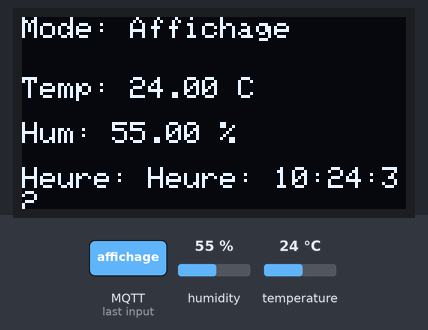
Simulated run of this program. Board: ESP32. Parts: 128×64 one-colour display. Inputs (shaded band) come from the test bench; at power-on: humidity 55 %, temperature 24 °C. WiFi joins after 1.5 s; servers stay silent unless stated; the local clock reads 2024-03-15 10:24:30 at power-on unless the program sets it; no MQTT or app messages arrive unless stated; what the program prints to the serial monitor is not drawn.

2.9 s: MQTT message "affichage" arrives on the first subscribed topic
Above: at 3.9 s.
Timing chart, 0 to 5.9 s (numbered marks = the images above; inputs shaded):
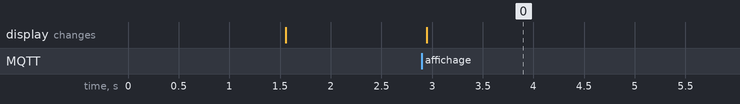

Measured:
- after the input at 2.9 s, the display: changes after 0.05 s (image 0)

The program:

main.cpp
```cpp
#include <Wire.h>
#include <Adafruit_SSD1306.h>
#include <WiFi.h>
#include <PubSubClient.h>

#include <Adafruit_Sensor.h>
#include <DHT.h>
#include <DHT_U.h>
#include <time.h>

// Configuration Wi-Fi
const char *ssid = "Zainab";
const char *password = "zayzay1997";

// Configuration NTP
const long gmtOffset_sec = 3600;        // Offset GMT en secondes
const int daylightOffset_sec = 3600;    // Offset de l'heure d'été en secondes
const char *ntpServer = "pool.ntp.org"; // Serveur NTP

// Paramètres pour l'écran OLED
#define SCREEN_WIDTH 128
#define SCREEN_HEIGHT 64
#define OLED_RESET -1
Adafruit_SSD1306 display(SCREEN_WIDTH, SCREEN_HEIGHT, &Wire, OLED_RESET);

// Configuration du DHT11
#define DHTPIN 19
#define DHTTYPE DHT11
DHT dht(DHTPIN, DHTTYPE);

// Configuration MQTT
const char *mqtt_server = "broker.emqx.io"; // Adresse du broker MQTT
const int mqtt_port = 1883;                 // Port par défaut du MQTT
WiFiClient espClient;
PubSubClient client(espClient);

// Variables pour MQTT et le mode
const char *topicMode = "AMC/topic/mode";       // Sujet pour changer de mode
const char *topicMessage = "AMC/topic/message"; // Sujet pour recevoir des messages
String mode = "message";                        // Mode actuel : "message" ou "affichage"

// Fonction de réception des messages MQTT
void callback(char *topic, byte *payload, unsigned int length)
{
  payload[length] = '\0'; // Terminer la chaîne
  String message = String((char *)payload);

  // Gestion du changement de mode
  if (String(topic) == topicMode)
  {
    mode = message;
    Serial.println("Mode changé : " + mode);
  }

  // Gestion des messages dans le mode "message"
  if (mode == "message" && String(topic) == topicMessage)
  {
    display.clearDisplay();
    display.setCursor(0, 0);
    display.setTextSize(1);
    display.setTextColor(SSD1306_WHITE);
    display.println("Message reçu:");
    display.setCursor(0, 20);
    display.println(message);
    display.display();
  }
}

void setup()
{
  // Initialisation
  Serial.begin(115200);
  dht.begin();

  // Connexion Wi-Fi
  WiFi.begin(ssid, password);
  while (WiFi.status() != WL_CONNECTED)
  {
    delay(500);
    Serial.print(".");
  }
  Serial.println("Connecté au Wi-Fi!");

  // Initialisation de l'heure via NTP
  configTime(gmtOffset_sec, daylightOffset_sec, ntpServer);

  // Initialisation de l'écran OLED
  if (!display.begin(SSD1306_SWITCHCAPVCC, 0x3C))
  {
    Serial.println(F("Échec de l'initialisation de l'écran OLED"));
    for (;;)
      ;
  }
  display.clearDisplay();
  display.setTextSize(1);
  display.setTextColor(SSD1306_WHITE);
  display.setCursor(0, 0);
  display.println(F("Connecté au Wi-Fi!"));
  display.display();

  // Connexion au broker MQTT
  client.setServer(mqtt_server, mqtt_port);
  client.setCallback(callback);

  while (!client.connected())
  {
    if (client.connect("Zainab212ESP32Client"))
    {
      Serial.println("Connecté au broker MQTT");
      client.subscribe(topicMode);    // S'abonner au sujet de changement de mode
      client.subscribe(topicMessage); // S'abonner au sujet de réception des messages
    }
    else
    {
      Serial.print("Échec, code d'erreur : ");
      Serial.print(client.state());
      delay(5000);
    }
  }
}

void loop()
{
  // Maintenir la connexion MQTT active
  client.loop();

  // Mode affichage : Afficher l'heure, la température et l'humidité
  if (mode == "affichage")
  {
    float temp = dht.readTemperature();
    float humidity = dht.readHumidity();

    if (isnan(temp) || isnan(humidity))
    {
      Serial.println("Erreur de lecture du DHT11 !");
      return;
    }
    //   // Récupérer l'heure actuelle
    struct tm timeinfo;
    if (!getLocalTime(&timeinfo))
    {
      Serial.println("Échec de la synchronisation de l'heure");
      return;
    }
    // Format de l'heure
    char timeStr[32];
    strftime(timeStr, sizeof(timeStr), "Heure: %H:%M:%S", &timeinfo);

    // Affichage sur l'écran OLED
    display.clearDisplay();
    display.setTextSize(1);
    display.setTextColor(SSD1306_WHITE);
    display.setCursor(0, 0);
    display.println("Mode: Affichage");

    display.setCursor(0, 20);
    display.print("Temp: ");
    display.print(temp);
    display.println(" C");

    display.setCursor(0, 35);
    display.print("Hum: ");
    display.print(humidity);
    display.println(" %");

    display.setCursor(0, 50);
    display.print("Heure: ");
    display.print(timeStr);

    display.display();

    delay(5000); // Mise à jour toutes les 5 secondes
  }
}
```
